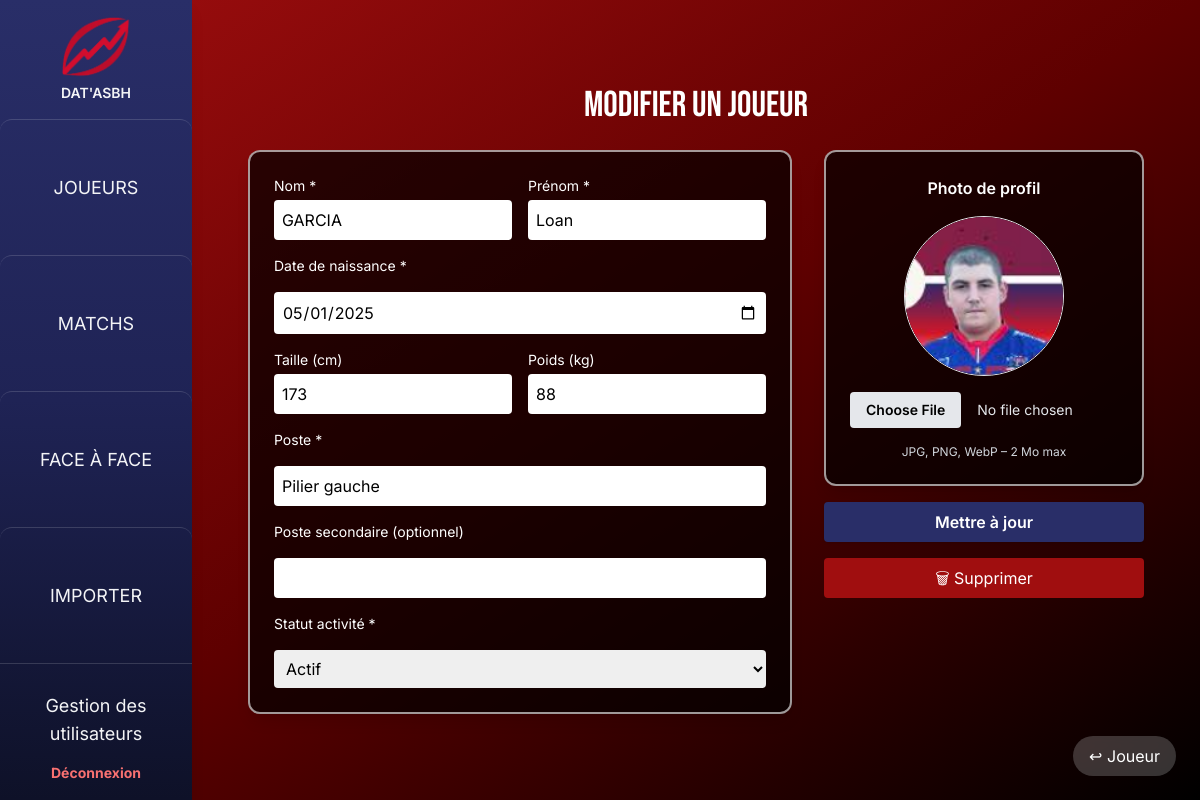
The page /modifier_joueur.php?id=14 (signed in) on the database its author committed.
### tables this page shows
CREATE TABLE `joueur` (
  `id_joueur` int(11) NOT NULL,
  `nom_joueur` varchar(100) DEFAULT NULL,
  `prenom_joueur` varchar(100) DEFAULT NULL,
  `date_naissance` date DEFAULT NULL,
  `poste` varchar(100) DEFAULT NULL,
  `poste_secondaire` varchar(100) NOT NULL,
  `photo_path` varchar(120) NOT NULL,
  `taille_cm` int(11) NOT NULL,
  `poids_kg` int(11) NOT NULL,
  `activite` enum('actif','inactif') NOT NULL DEFAULT 'actif'
);

### modifier_joueur.php (the view, shortened to what this page needs)
<?php
$pdo = getBD();
$pdo->setAttribute(PDO::ATTR_ERRMODE, PDO::ERRMODE_EXCEPTION);
$id = intval($_GET['id'] ?? 0);
$stmt = $pdo->prepare("SELECT * FROM joueur WHERE id_joueur = ?");
$stmt->execute([$id]);
$joueur = $stmt->fetch(PDO::FETCH_ASSOC);
$poste        = $joueur['poste'] ?? '';
$posteSecond  = $joueur['poste_secondaire'] ?? '';
$activite     = $joueur['activite'] ?? 'actif';
?>
<!doctype html>
<html lang="fr">
<head>
  <script src="https://cdn.tailwindcss.com"></script>
</head>
<body class="bg-gradient-to-br from-[#A00E0F] via-[#5e0000] to-black text-white font-sans min-h-screen">
  <?php include 'sidebar.php'; ?>
  <main class="ml-0 md:ml-48 flex flex-col items-center justify-center p-6 min-h-screen">
    <h1 class="font-title text-3xl md:text-4xl uppercase mb-6">Modifier un joueur</h1>
    <form method="post" enctype="multipart/form-data" class="max-w-4xl w-full flex flex-col md:flex-row gap-8">
      <section class="md:flex-1 bg-black/70 border-2 border-white/60 rounded-xl p-6 shadow-lg space-y-4">
        <div class="flex gap-4">
          <div class="flex-1">
            <label class="block text-sm mb-1" for="nom">Nom *</label>
            <input
              id="nom" name="nom" type="text" required
              value="<?= htmlspecialchars($joueur['nom_joueur']) ?>"
              class="w-full p-2 rounded text-black"
            >
          </div>
          <div class="flex-1">
            <label class="block text-sm mb-1" for="prenom">Prénom *</label>
            <input
              id="prenom" name="prenom" type="text" required
              value="<?= htmlspecialchars($joueur['prenom_joueur']) ?>"
              class="w-full p-2 rounded text-black"
            >
          </div>
        </div>
        <label class="block text-sm mb-1" for="date_naissance">Date de naissance *</label>
        <input
          id="date_naissance" name="date_naissance" type="date" required
          value="<?= htmlspecialchars($joueur['date_naissance']) ?>"
          class="w-full p-2 rounded text-black"
        >
        <div class="flex gap-4">
          <div class="flex-1">
            <label class="block text-sm mb-1" for="taille_cm">Taille (cm)</label>
            <input
              id="taille_cm" name="taille_cm" type="number" min="100" max="250"
              value="<?= htmlspecialchars($joueur['taille_cm']) ?>"
              class="w-full p-2 rounded text-black"
            >
          </div>
          <div class="flex-1">
            <label class="block text-sm mb-1" for="poids_kg">Poids (kg)</label>
            <input
              id="poids_kg" name="poids_kg" type="number" min="30" max="250"
              value="<?= htmlspecialchars($joueur['poids_kg']) ?>"
              class="w-full p-2 rounded text-black"
            >
          </div>
        </div>
        <label class="block text-sm mb-1" for="poste">Poste *</label>
        <input
          id="poste" name="poste" type="text" required
          value="<?= htmlspecialchars($poste) ?>"
          class="w-full p-2 rounded text-black"
        >
        <label class="block text-sm mb-1" for="poste_secondaire">Poste secondaire (optionnel)</label>
        <input
          id="poste_secondaire" name="poste_secondaire" type="text"
          value="<?= htmlspecialchars($posteSecond) ?>"
          class="w-full p-2 rounded text-black"
        >
        <label class="block text-sm mb-1" for="activite">Statut activité *</label>
        <select id="activite" name="activite" required class="w-full p-2 rounded text-black">
          <option value="actif"    <?= $activite === 'actif'    ? 'selected' : '' ?>>Actif</option>
        </select>
      </section>
      <aside class="md:w-80 flex flex-col items-stretch gap-4">
        <div class="bg-black/70 border-2 border-white/60 rounded-xl p-6 text-center shadow-lg space-y-4">
          <h2 class="font-semibold">Photo de profil</h2>
          <img
            id="preview"
            src="<?= htmlspecialchars($joueur['photo_path'] ?? 'images/default_avatar.jpg') ?>"
            alt="Aperçu"
            class="w-40 h-40 mx-auto object-cover rounded-full border"
          >
          <input
            type="file" name="photo" id="photo" accept=".jpg,.jpeg,.png,.webp"
            class="block w-full text-sm text-gray-200 file:mr-4 file:py-2 file:px-4
                   file:rounded file:border-0 file:bg-gray-200
                   file:text-black file:font-semibold hover:file:bg-gray-300"
          >
          <p class="text-xs text-gray-300">JPG, PNG, WebP – 2 Mo max</p>
        </div>
        <button type="submit"
                class="bg-primary hover:bg-primaryDark text-white font-semibold py-2 rounded shadow">
          Mettre à jour
        </button>
<button type="submit"
        form="deleteForm"
        onclick="return confirmDelete('<?= htmlspecialchars($joueur['prenom_joueur'].' '.$joueur['nom_joueur']) ?>');"
        class="w-full bg-danger hover:bg-red-700 px-4 py-2 rounded">
  🗑 Supprimer
</button>
          <a href="joueur.php?id=<?= $id ?>" class="fixed bottom-6 right-6 bg-white/20 hover:bg-primary px-4 py-2 rounded-full backdrop-blur-sm">↩ Joueur</a>
      </aside>
    </form>
  </main>
</body>
</html>

### rows shown on the page
joueur: nom "GARCIA", prenom "Loan", date_naissance "05/01/2025", taille_cm "173", poids_kg "88", poste "Pilier gauche", activite "Actif", photo_path (picture)
